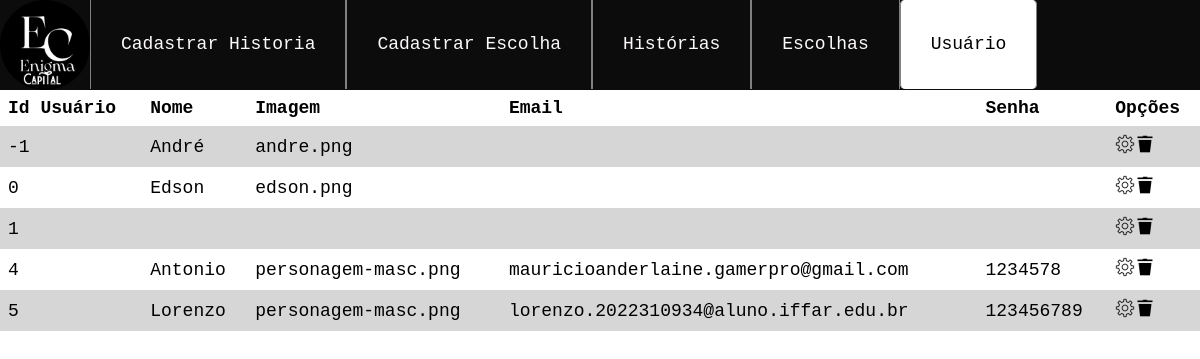
The app's page /crud/listarU.php, older data.
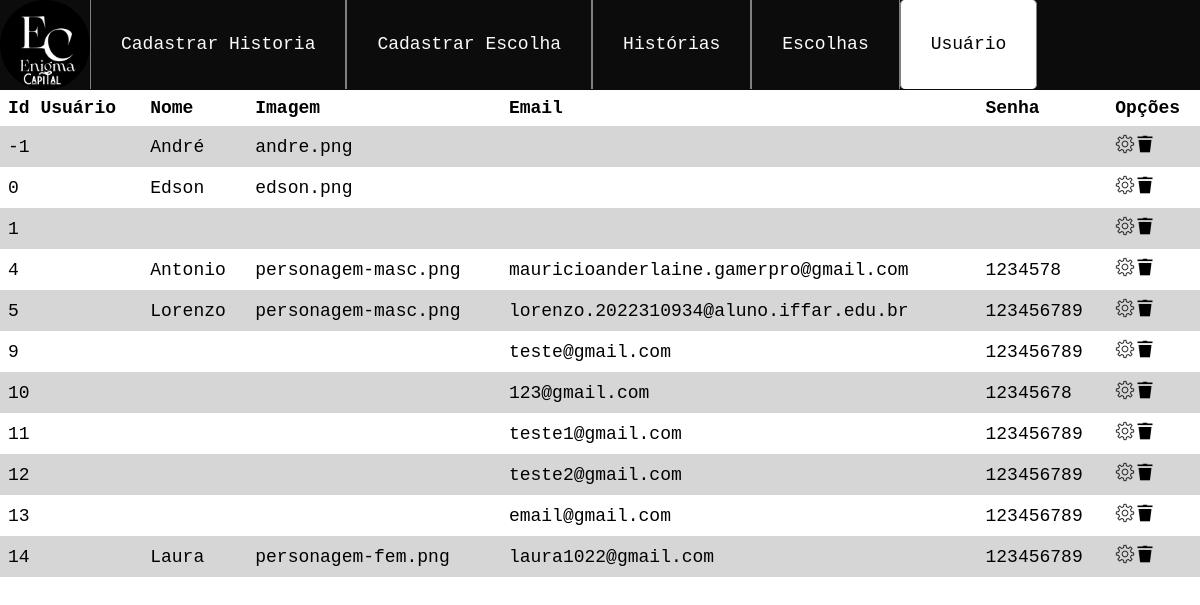
The same page, newer data.
### tables this page shows
CREATE TABLE IF NOT EXISTS `usuario` (
  `nome` varchar(255) DEFAULT NULL,
  `imagem` varchar(255) DEFAULT NULL,
  `id_usuario` int NOT NULL AUTO_INCREMENT,
  `email` varchar(255) NOT NULL,
  `senha` varchar(255) NOT NULL,
  PRIMARY KEY (`id_usuario`)
);

### crud/listarU.php (the view, shortened to what this page needs)
<!DOCTYPE html>
<html lang="pt-br">
<head>
  <link rel="stylesheet" href="../css/navbar.css">
  <link rel="stylesheet" href="../css/form.css">
  <link rel="stylesheet" href="../css/listar.css">
</head>
<body>
  <?php require_once "navbar.php";
  include("../conecta.php");
  $sql = "SELECT * FROM usuario";
  $resultado = mysqli_query($conexao, $sql);
  echo ' <div class="table">
  <table>
    <tr>
    <strong>
      <th scope="col">Id Usuário</th>
      <th scope="col">Nome</th>
      <th scope="col">Imagem</th>
      <th scope="col">Email</th>
      <th scope="col">Senha</th>
      <th scope="col">Opções</th>
    </strong>
    </tr>';
  while ($dados = mysqli_fetch_assoc($resultado)) {
    echo "<td> " . $dados['id_usuario'] . " </td>";
    echo "<td> " . $dados['nome'] . "</td>";
    echo "<td> " . $dados['imagem'] . "</td>";
    echo "<td> " . $dados['email'] . "</td>";
    echo "<td> " . $dados['senha'] . "</td>";
    echo "<td><a href='../crud/editarU.php?id_usuario=" . $dados['id_usuario'] . "'>" . "<img src='../img/settings.png' widht='20' height='20'" . "</a>";
    echo "<a href='../crud/excluirUsuario.php?id_usuario=" . $dados['id_usuario'] . "'>" . "<img src='../img/lixeira.png' widht='20' height='20'" . "</a></td>";
  }
  echo '</table>
</div>';
  ?>
</body>
</html>

### crud/navbar.php (shortened to what this page needs)
<!DOCTYPE html>
<html lang="pt-br">
<head>
    <link rel="stylesheet" href="../css/navbar.css">
    </head>
<body>
<header>
    <nav>
      <ul class="menu">
        <li class="home"><a href="../jogo/jogoADM.php"><img src="../img/logo.png" width="90px" height="auto"></a></li>
        <div id="menu">
          <li class="cadastrar-historia"><a href="cadHistoria.php" class="cadastrar-historia">Cadastrar Historia</a></li>
          <li class="cadastrar-escolha"><a href="cadEscolhas.php" class="cadastrar-escolha">Cadastrar Escolha</a></li>
          <li class="listarH" id="historias"><a class="listarH">Histórias</a>
          </li>
          <li class="listarE" id="escolha"><a class="listarE">Escolhas</a>
          </li>
          <li class="listarU"><a href="listarU.php" class="listarU">Usuário</a></li>
        </div>
      </ul>
    </nav>
  </header>
</body>
</html>

### css/navbar.css (style rules this page uses)
* { margin: 0; padding: 0; box-sizing: border-box; font-family: Mono, monospace; }
ul { list-style-type: none; margin: 0; padding: 0; overflow: hidden; background-color: #0c0c0c; }
li { float: left; }
li a { color: rgb(253, 250, 250); text-align: center; text-decoration: none; display: flex; line-height: 80px; }
#menu li a { line-height: 4.3; padding: 6px 30px; border: 0px solid gray; border-width: 0px 1px; }

### css/form.css (style rules this page uses)
* { font-size: large; }

### css/listar.css (style rules this page uses)
table { font-family: arial, sans-serif; border-collapse: collapse; width: 100%; }
td, th { text-align: left; padding: 8px; }

### crud/listarU.php (style rules this page uses)
nav ul .listarU { background: white; border-radius: 5px 5px 5px 5px; color: black; }

Row changes from the older to the newer data that the page shows:
added usuario: id_usuario "9", email "teste@gmail.com", senha "123456789"
added usuario: id_usuario "10", email "123@gmail.com", senha "12345678"
added usuario: id_usuario "11", email "teste1@gmail.com", senha "123456789"
added usuario: id_usuario "12", email "teste2@gmail.com", senha "123456789"
added usuario: id_usuario "13", email "email@gmail.com", senha "123456789"
added usuario: id_usuario "14", nome "Laura", imagem "personagem-fem.png", email "laura1022@gmail.com", senha "123456789"
